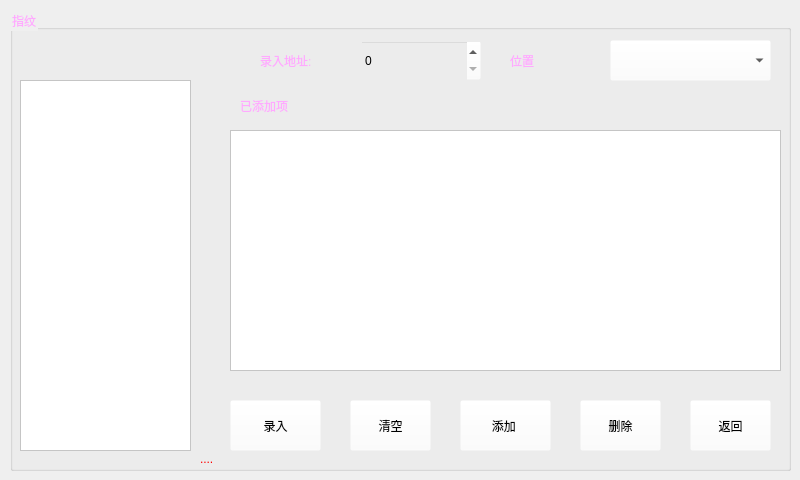
<?xml version="1.0" encoding="UTF-8"?>
<ui version="4.0">
 <class>ZhiWen</class>
 <widget class="QWidget" name="ZhiWen">
  <property name="geometry">
   <rect>
    <x>0</x>
    <y>0</y>
    <width>800</width>
    <height>480</height>
   </rect>
  </property>
  <property name="minimumSize">
   <size>
    <width>800</width>
    <height>480</height>
   </size>
  </property>
  <property name="maximumSize">
   <size>
    <width>800</width>
    <height>480</height>
   </size>
  </property>
  <property name="windowTitle">
   <string>Form</string>
  </property>
  <widget class="QGroupBox" name="groupBox">
   <property name="geometry">
    <rect>
     <x>10</x>
     <y>10</y>
     <width>781</width>
     <height>461</height>
    </rect>
   </property>
   <property name="styleSheet">
    <string notr="true">font: 75 72pt &quot;Ubuntu&quot;;
background-color: rgba(255, 255, 255, 0);
color: rgb(255, 170, 255);</string>
   </property>
   <property name="title">
    <string>指纹</string>
   </property>
   <widget class="QTableWidget" name="tableWidget">
    <property name="geometry">
     <rect>
      <x>10</x>
      <y>70</y>
      <width>171</width>
      <height>371</height>
     </rect>
    </property>
    <property name="styleSheet">
     <string notr="true">background-color: rgb(255, 255, 255);
gridline-color: rgb(255, 255, 255);
color: rgb(0, 0, 0);</string>
    </property>
   </widget>
   <widget class="QLabel" name="label">
    <property name="geometry">
     <rect>
      <x>250</x>
      <y>40</y>
      <width>91</width>
      <height>21</height>
     </rect>
    </property>
    <property name="text">
     <string>录入地址:</string>
    </property>
   </widget>
   <widget class="QSpinBox" name="spinBox">
    <property name="geometry">
     <rect>
      <x>350</x>
      <y>30</y>
      <width>121</width>
      <height>41</height>
     </rect>
    </property>
    <property name="styleSheet">
     <string notr="true">color: rgb(0, 0, 0);</string>
    </property>
   </widget>
   <widget class="QLabel" name="label_2">
    <property name="geometry">
     <rect>
      <x>500</x>
      <y>40</y>
      <width>67</width>
      <height>21</height>
     </rect>
    </property>
    <property name="text">
     <string>位置</string>
    </property>
   </widget>
   <widget class="QComboBox" name="comboBox">
    <property name="geometry">
     <rect>
      <x>600</x>
      <y>30</y>
      <width>161</width>
      <height>41</height>
     </rect>
    </property>
    <property name="styleSheet">
     <string notr="true">color: rgb(0, 0, 0);</string>
    </property>
   </widget>
   <widget class="QLabel" name="label_3">
    <property name="geometry">
     <rect>
      <x>230</x>
      <y>80</y>
      <width>141</width>
      <height>31</height>
     </rect>
    </property>
    <property name="text">
     <string>已添加项</string>
    </property>
   </widget>
   <widget class="QTableWidget" name="tableWidget_2">
    <property name="geometry">
     <rect>
      <x>220</x>
      <y>120</y>
      <width>551</width>
      <height>241</height>
     </rect>
    </property>
    <property name="styleSheet">
     <string notr="true">background-color: rgb(255, 255, 255);
gridline-color: rgb(255, 170, 127);
color: rgb(0, 0, 0);</string>
    </property>
   </widget>
   <widget class="QPushButton" name="pushButton">
    <property name="geometry">
     <rect>
      <x>680</x>
      <y>390</y>
      <width>81</width>
      <height>51</height>
     </rect>
    </property>
    <property name="styleSheet">
     <string notr="true">color: rgb(0, 0, 0);</string>
    </property>
    <property name="text">
     <string>返回</string>
    </property>
   </widget>
   <widget class="QPushButton" name="pushButton_2">
    <property name="geometry">
     <rect>
      <x>570</x>
      <y>390</y>
      <width>81</width>
      <height>51</height>
     </rect>
    </property>
    <property name="styleSheet">
     <string notr="true">color: rgb(0, 0, 0);</string>
    </property>
    <property name="text">
     <string>删除</string>
    </property>
   </widget>
   <widget class="QPushButton" name="pushButton_3">
    <property name="geometry">
     <rect>
      <x>450</x>
      <y>390</y>
      <width>91</width>
      <height>51</height>
     </rect>
    </property>
    <property name="styleSheet">
     <string notr="true">color: rgb(0, 0, 0);</string>
    </property>
    <property name="text">
     <string>添加 </string>
    </property>
   </widget>
   <widget class="QPushButton" name="pushButton_4">
    <property name="geometry">
     <rect>
      <x>220</x>
      <y>390</y>
      <width>91</width>
      <height>51</height>
     </rect>
    </property>
    <property name="styleSheet">
     <string notr="true">color: rgb(0, 0, 0);</string>
    </property>
    <property name="text">
     <string>录入</string>
    </property>
   </widget>
   <widget class="QPushButton" name="pushButton_5">
    <property name="geometry">
     <rect>
      <x>340</x>
      <y>390</y>
      <width>81</width>
      <height>51</height>
     </rect>
    </property>
    <property name="styleSheet">
     <string notr="true">color: rgb(0, 0, 0);</string>
    </property>
    <property name="text">
     <string>清空</string>
    </property>
   </widget>
   <widget class="QLabel" name="label_4">
    <property name="geometry">
     <rect>
      <x>190</x>
      <y>440</y>
      <width>511</width>
      <height>17</height>
     </rect>
    </property>
    <property name="styleSheet">
     <string notr="true">color: rgb(255, 0, 0);</string>
    </property>
    <property name="text">
     <string>....</string>
    </property>
   </widget>
  </widget>
 </widget>
 <resources/>
 <connections/>
</ui>
